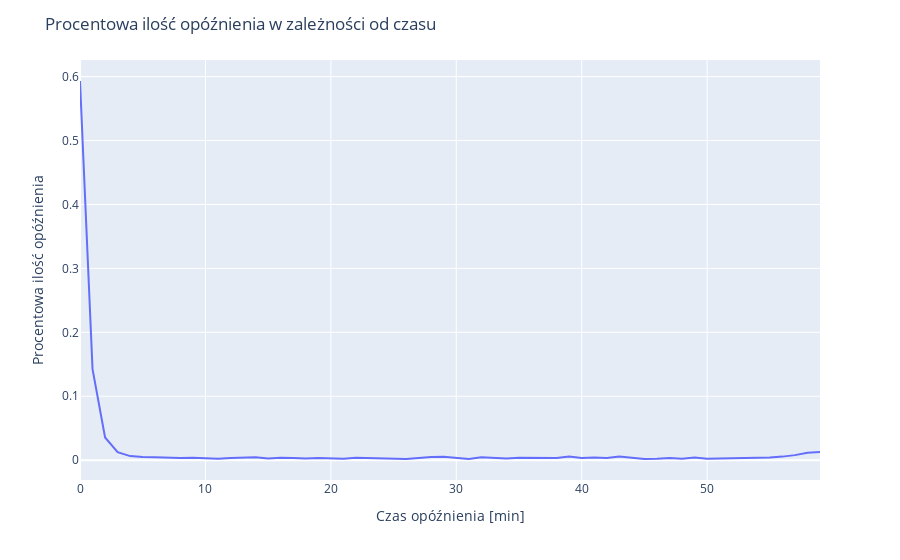

The notebook cell this image was saved under:
### Markdown cell above
## Wykres przedstawiający jak duży procent opóźnień stanowią opóźniennia o danej wartości

### Code cell
plot_data = data.copy()
plot_data["DiffTime"] = plot_data["DiffTime"]/60
plot_data["DiffTime"] = plot_data["DiffTime"].apply(lambda x: int(x))
plot_data = plot_data.groupby("DiffTime").size()
plot_data = pd.DataFrame(plot_data)
plot_data = plot_data.reset_index()
plot_data.columns = ["DiffTime", "Count"]
plot_data["Percent"] = plot_data["Count"]/plot_data["Count"].sum()
plot_data = plot_data.sort_values(by="DiffTime")

fig = px.line(plot_data, x="DiffTime", y="Percent")
fig.update_layout(xaxis_title="Czas opóźnienia [min]", yaxis_title="Procentowa ilość opóźnienia")
fig.update_layout(title="Procentowa ilość opóźnienia w zależności od czasu")
fig.show()

### Figure 1 — Plotly figure (JSON) as saved in the notebook; plotly's stock layout.template omitted (floating-point values rounded to 4 significant figures)
{"data": [{"hovertemplate": "DiffTime=%{x}<br>Percent=%{y}<extra></extra>", "legendgroup": "", "line": {"color": "#636efa", "dash": "solid"}, "marker": {"symbol": "circle"}, "mode": "lines", "name": "", "orientation": "v", "showlegend": false, "type": "scatter", "x": [0, 1, 2, 3, 4, 5, 6, 7, 8, 9, 10, 11, 12, 13, 14, 15, 16, 17, 18, 19, 20, 21, 22, 23, 24, 25, 26, 27, 28, 29, 30, 31, 32, 33, 34, 35, 36, 37, 38, 39, 40, 41, 42, 43, 44, 45, 46, 47, 48, 49, 50, 51, 52, 53, 54, 55, 56, 57, 58, 59], "xaxis": "x", "y": [0.5932, 0.1424, 0.03553, 0.01251, 0.006344, 0.004803, 0.004441, 0.003353, 0.003263, 0.003897, 0.002991, 0.002175, 0.003263, 0.003716, 0.004622, 0.002719, 0.003716, 0.003263, 0.002447, 0.003263, 0.002266, 0.002175, 0.003806, 0.003535, 0.003263, 0.002266, 0.001813, 0.003263, 0.004985, 0.005166, 0.003535, 0.001903, 0.004441, 0.002991, 0.002538, 0.003716, 0.003444, 0.0029, 0.003444, 0.00571, 0.003535, 0.00435, 0.003353, 0.005891, 0.004078, 0.001813, 0.002266, 0.003353, 0.002356, 0.00426, 0.002266, 0.002538, 0.002809, 0.002628, 0.003897, 0.004078, 0.005528, 0.007885, 0.01151, 0.0126], "yaxis": "y"}], "layout": {"legend": {"tracegroupgap": 0}, "margin": {"t": 60}, "title": {"text": "Procentowa ilość opóźnienia w zależności od czasu"}, "xaxis": {"anchor": "y", "domain": [0, 1], "title": {"text": "Czas opóźnienia [min]"}}, "yaxis": {"anchor": "x", "domain": [0, 1], "title": {"text": "Procentowa ilość opóźnienia"}}}}
